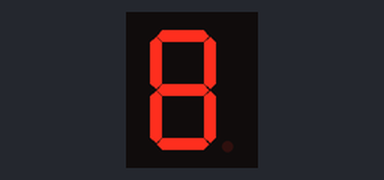
This sketch was run on a simulated Arduino Nano, built with avr-gcc and run on an emulated ATmega328P. Shown: 1-digit seven-segment display. Wiring (inferred from the names in the program): 1-digit 7-segment display, segments lit when HIGH: segments pin 2, pin 7, pin 3, pin 8, pin 4, pin 5, pin 9. The segment pins are drawn as the display they are named for.

Above: at 0.1 s.
At 1.1 s:
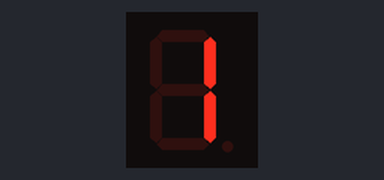
At 2.1 s:
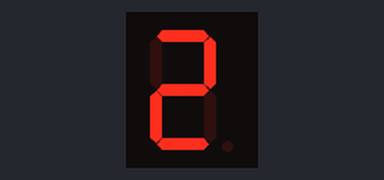
At 4.1 s:
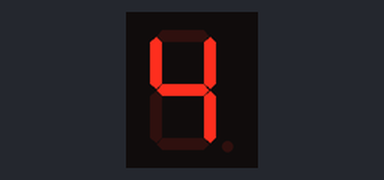
At 6.1 s:
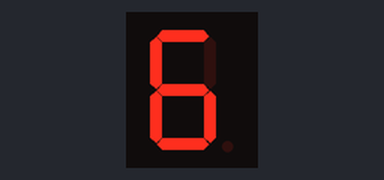
At 9.1 s:
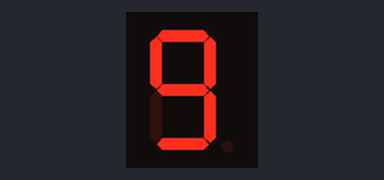

The sketch:

led.ino
```cpp
// Mapping Nano digital pins to your specific segments
const int pinA = 2; // White wire  -> Segment A (Top)
const int pinC = 3; // Orange wire -> Segment C (Bottom Right)
const int pinE = 4; // Black wire  -> Segment E (Bottom Left)
const int pinF = 5; // Purple wire -> Segment F (Top Left)
const int pinB = 7; // Yellow wire -> Segment B (Top Right)
const int pinD = 8; // Red wire    -> Segment D (Bottom)
const int pinG = 9; // Blue wire   -> Segment G (Middle)


const int segmentPins[7] = {pinA, pinB, pinC, pinD, pinE, pinF, pinG};

// Segment patterns for numbers 0 through 9 (1 = HIGH / ON, 0 = LOW / OFF)
// Order: {A, B, C, D, E, F, G}
const byte digits[10][7] = {
  {1, 1, 1, 1, 1, 1, 1}, // 0
  {0, 1, 1, 0, 0, 0, 0}, // 1
  {1, 1, 0, 1, 1, 0, 1}, // 2
  {1, 1, 1, 1, 0, 0, 1}, // 3
  {0, 1, 1, 0, 0, 1, 1}, // 4
  {1, 0, 1, 1, 0, 1, 1}, // 5
  {1, 0, 1, 1, 1, 1, 1}, // 6
  {1, 1, 1, 0, 0, 0, 0}, // 7
  {1, 1, 1, 1, 1, 1, 1}, // 8
  {1, 1, 1, 1, 0, 1, 1}  // 9
};

void setup() {
  for (int i = 0; i < 7; i++) {
    pinMode(segmentPins[i], OUTPUT);
  }
}

void loop() {
  for (int num = 0; num < 10; num++) {
    displayDigit(num);
    delay(1000); // Wait 1 second before switching to the next number
  }
}

void displayDigit(int digitIndex) {
  for (int seg = 0; seg < 7; seg++) {
    digitalWrite(segmentPins[seg], digits[digitIndex][seg]);
  }
}
```

Measured:
- by itself, everything shown: repeats every 10.0 s, in 10 steps
- what the display in image 1 shows lasts 1.0 s, from 1.0 s to 2.0 s
